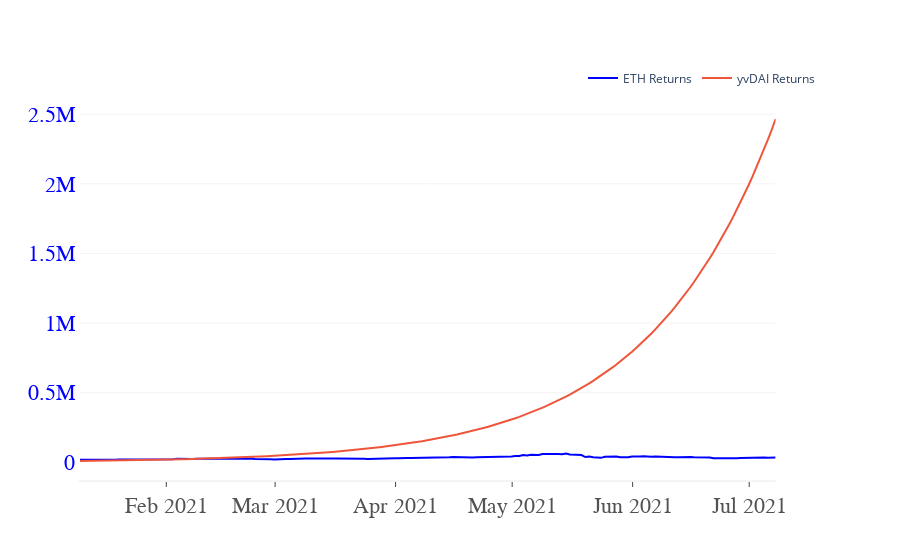

Here is the notebook cell this chart was saved with:
### Code cell
import pandas as pd 
from pycoingecko import CoinGeckoAPI
cg = CoinGeckoAPI()
tokens = cg.get_coins_list()
from datetime import datetime
date = []
# Price History of Yearn DAI deposit 
'''
total_yield = .28
daily_reduction = .00105
starting_value = 10000
days = 180 
values = []
while days > 0: 
    print(starting_value)
    starting_value = starting_value + (starting_value*(total_yield/365))
    total_yield = total_yield - daily_reduction
    values.append(starting_value)
    days = days - 1 

print(len(values))
'''
# Price History of ETH
eth_price = []
eth_price_history = cg.get_coin_market_chart_by_id(id='ethereum', vs_currency='usd', days='179')
eth_price_dict = eth_price_history['prices']
for x in eth_price_dict: 
    date.append(datetime.fromtimestamp(x[0]/1000))
    eth_price.append(15.5*x[1])
#eth_price = eth_price[::24]

# Price history of DPI 
dpi_price = []
dpi_price_history = cg.get_coin_market_chart_by_id(id='defipulse-index', vs_currency='usd', days='179')
dpi_price_dict = dpi_price_history['prices']
for x in dpi_price_dict: 
    date.append(datetime.fromtimestamp(x[0]/1000))
    dpi_price.append(x[1])
#dpi_price = dpi_price[::24]

print(len(dpi_price))

# Price History of Sushiswap strategy 
# 3x in pool value, 300% declining 1.2% daily 
total_yield = 3.4
daily_il_yield = .01777
daily_sushi_yield = .0133
daily_reduction = .00105
starting_value = 10000
days = 180 
values = []
while days > 0: 
    print(starting_value)
    starting_value = starting_value + (starting_value*(daily_sushi_yield)) + (starting_value*(daily_il_yield))
    #total_yield = total_yield - daily_reduction
    values.append(starting_value)
    days = days - 1 

print(len(values))




import statistics

import plotly.graph_objects as go
from plotly.subplots import make_subplots

fig = make_subplots(specs=[[{"secondary_y": True}]])

print(len(eth_price))
print(len(values))
fig.add_trace(go.Scatter(x=date, y=eth_price,
                    mode='lines',
                    name='ETH Returns',
                    line_color='blue'))
fig.add_trace(go.Scatter(x=date, y=values,
                    mode='lines',
                    name='yvDAI Returns'))
#name='yvDAI Returns',yaxis='y2'))
'''
fig.add_trace(go.Scatter(x=date, y=avalanche_price,
                    mode='lines',
                    name='AVAX Price',yaxis='y3'))
fig.add_trace(go.Scatter(x=date, y=binance_price,
                    mode='lines',
                    name='BNB Price',yaxis='y4'))
fig.add_trace(go.Scatter(x=date, y=terrausd_price,
                    mode='lines',
                    name='TerraUSD Price',
                    line_color='blue'))
'''
fig.update_layout(
    xaxis=dict(
        showline=True,
        showgrid=False,
        showticklabels=True,
        linewidth=2,
        zeroline=True,
        linecolor='#F4F4F4',
        ticks='outside',
        tickfont=dict(
            family='Arial',
            size=22,
            color='rgb(82, 82, 82)',
        ),
    ),
    yaxis=dict(
        showgrid=True,
        zeroline=True,
        showline=True,
        showticklabels=True,
        gridcolor='#F4F4F4',
        tickfont=dict(
            family='Arial',
            size=22,
            color='blue',
        ),
    ),
    yaxis2=dict(
        showgrid=True,
        zeroline=True,
        showline=True,
        showticklabels=True,
        gridcolor='#F4F4F4',
        tickfont=dict(
            family='Arial',
            size=22,
            color='blue',
        ),
    ),
    yaxis3=dict(
        showgrid=True,
        zeroline=True,
        showline=True,
        showticklabels=True,
        gridcolor='#F4F4F4',
        tickfont=dict(
            family='Arial',
            size=22,
            color='blue',
        ),
    ),
    yaxis4=dict(
        showgrid=True,
        zeroline=True,
        showline=True,
        showticklabels=True,
        gridcolor='#F4F4F4',
        tickfont=dict(
            family='Arial',
            size=22,
            color='blue',
        ),
    ),
    legend=dict(
        orientation="h",
        yanchor="bottom",
        y=1.02,
        xanchor="right",
        x=1
    ),
    autosize=True,

    plot_bgcolor='white'
)

fig.show()

### Figure 1 — Plotly figure (JSON) as saved in the notebook; plotly's stock layout.template omitted (floating-point values rounded to 4 significant figures; data arrays with more than 128 entries replaced by an {"elided": "..."} marker saying what was removed)
{"data": [{"line": {"color": "blue"}, "mode": "lines", "name": "ETH Returns", "type": "scatter", "x": {"elided": "360 str values"}, "y": {"elided": "180 float values"}}, {"mode": "lines", "name": "yvDAI Returns", "type": "scatter", "x": {"elided": "360 str values"}, "y": {"elided": "180 float values"}}], "layout": {"autosize": true, "legend": {"orientation": "h", "x": 1, "xanchor": "right", "y": 1.02, "yanchor": "bottom"}, "plot_bgcolor": "white", "xaxis": {"anchor": "y", "domain": [0, 0.94], "linecolor": "#F4F4F4", "linewidth": 2, "showgrid": false, "showline": true, "showticklabels": true, "tickfont": {"color": "rgb(82, 82, 82)", "family": "Arial", "size": 22}, "ticks": "outside", "zeroline": true}, "yaxis": {"anchor": "x", "domain": [0, 1], "gridcolor": "#F4F4F4", "showgrid": true, "showline": true, "showticklabels": true, "tickfont": {"color": "blue", "family": "Arial", "size": 22}, "zeroline": true}, "yaxis2": {"anchor": "x", "gridcolor": "#F4F4F4", "overlaying": "y", "showgrid": true, "showline": true, "showticklabels": true, "side": "right", "tickfont": {"color": "blue", "family": "Arial", "size": 22}, "zeroline": true}, "yaxis3": {"gridcolor": "#F4F4F4", "showgrid": true, "showline": true, "showticklabels": true, "tickfont": {"color": "blue", "family": "Arial", "size": 22}, "zeroline": true}, "yaxis4": {"gridcolor": "#F4F4F4", "showgrid": true, "showline": true, "showticklabels": true, "tickfont": {"color": "blue", "family": "Arial", "size": 22}, "zeroline": true}}}
